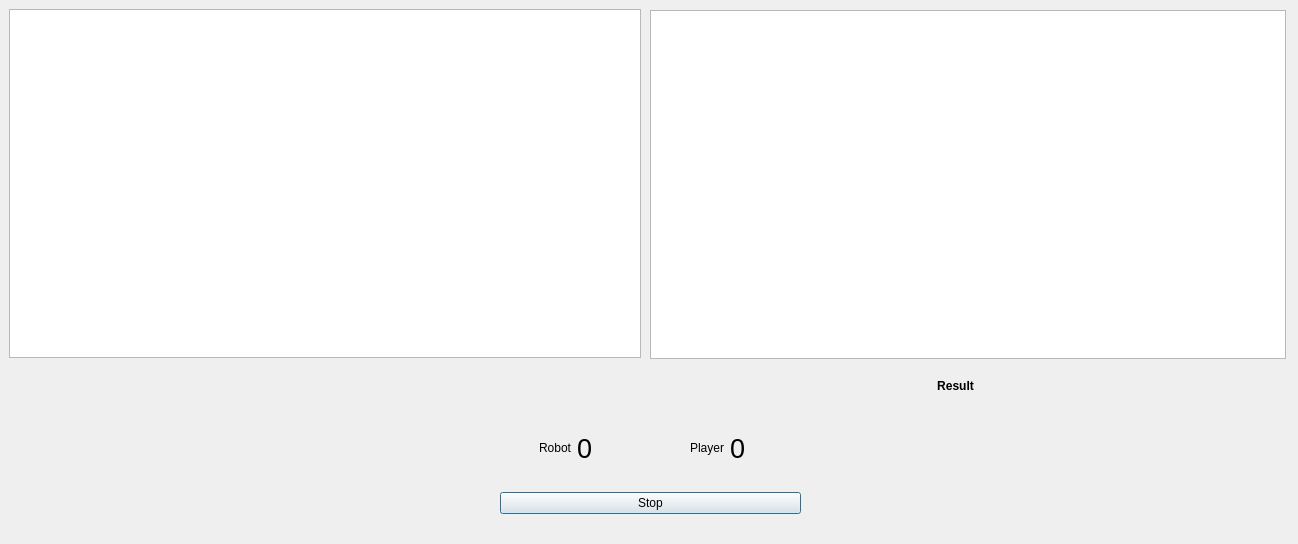
<?xml version="1.0" encoding="UTF-8"?>
<ui version="4.0">
 <class>Game</class>
 <widget class="QDialog" name="Game">
  <property name="geometry">
   <rect>
    <x>0</x>
    <y>0</y>
    <width>1298</width>
    <height>544</height>
   </rect>
  </property>
  <property name="windowTitle">
   <string>RockPaperScissors</string>
  </property>
  <widget class="QGraphicsView" name="computer">
   <property name="geometry">
    <rect>
     <x>9</x>
     <y>9</y>
     <width>632</width>
     <height>349</height>
    </rect>
   </property>
  </widget>
  <widget class="QWidget" name="verticalLayoutWidget">
   <property name="geometry">
    <rect>
     <x>500</x>
     <y>410</y>
     <width>301</width>
     <height>104</height>
    </rect>
   </property>
   <layout class="QVBoxLayout" name="verticalLayout">
    <item>
     <layout class="QHBoxLayout" name="horizontalLayout">
      <item>
       <widget class="QLabel" name="label_3">
        <property name="text">
         <string>Robot</string>
        </property>
        <property name="alignment">
         <set>Qt::AlignRight|Qt::AlignTrailing|Qt::AlignVCenter</set>
        </property>
       </widget>
      </item>
      <item>
       <widget class="QLabel" name="score_computer">
        <property name="font">
         <font>
          <pointsize>20</pointsize>
         </font>
        </property>
        <property name="text">
         <string>0</string>
        </property>
       </widget>
      </item>
      <item>
       <widget class="QLabel" name="label_2">
        <property name="text">
         <string>Player</string>
        </property>
        <property name="alignment">
         <set>Qt::AlignRight|Qt::AlignTrailing|Qt::AlignVCenter</set>
        </property>
       </widget>
      </item>
      <item>
       <widget class="QLabel" name="score_player">
        <property name="font">
         <font>
          <pointsize>20</pointsize>
         </font>
        </property>
        <property name="text">
         <string>0</string>
        </property>
       </widget>
      </item>
     </layout>
    </item>
    <item>
     <layout class="QHBoxLayout" name="horizontalLayout_2">
      <item>
       <widget class="QPushButton" name="Stop">
        <property name="text">
         <string>Stop</string>
        </property>
       </widget>
      </item>
     </layout>
    </item>
   </layout>
  </widget>
  <widget class="QGraphicsView" name="player">
   <property name="geometry">
    <rect>
     <x>650</x>
     <y>10</y>
     <width>636</width>
     <height>349</height>
    </rect>
   </property>
  </widget>
  <widget class="QLabel" name="result">
   <property name="geometry">
    <rect>
     <x>770</x>
     <y>370</y>
     <width>371</width>
     <height>31</height>
    </rect>
   </property>
   <property name="font">
    <font>
     <weight>75</weight>
     <bold>true</bold>
    </font>
   </property>
   <property name="frameShadow">
    <enum>QFrame::Plain</enum>
   </property>
   <property name="text">
    <string>Result</string>
   </property>
   <property name="alignment">
    <set>Qt::AlignCenter</set>
   </property>
  </widget>
  <widget class="QPushButton" name="Start">
   <property name="enabled">
    <bool>true</bool>
   </property>
   <property name="geometry">
    <rect>
     <x>460</x>
     <y>300</y>
     <width>146</width>
     <height>32</height>
    </rect>
   </property>
   <property name="text">
    <string>Start</string>
   </property>
  </widget>
  <zorder>Start</zorder>
  <zorder>computer</zorder>
  <zorder>verticalLayoutWidget</zorder>
  <zorder>player</zorder>
  <zorder>result</zorder>
 </widget>
 <resources/>
 <connections/>
</ui>
